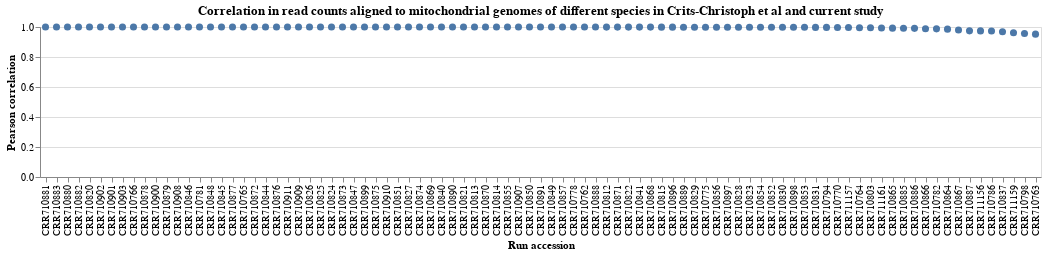

Notebook code cell kept with this figure:
### Markdown cell above
Plot the correlations by run:

### Code cell
aligned_reads_current_slider = alt.param(
    bind=alt.binding_range(
        name="minimum aligned reads in current study",
        min=0,
        max=1000,
    ),
    value=50,
)

aligned_reads_crits_christoph_slider = alt.param(
    bind=alt.binding_range(
        name="minimum aligned reads in Crits-Christoph et al",
        min=0,
        max=1000,
    ),
    value=50,
)

crits_christoph_vs_current_run_corr_chart = (
    alt.Chart(crits_christoph_vs_current_run_corr)
    .encode(
        x=alt.X(
            "Run accession",
            sort=alt.SortField("correlation", order="descending"),
        ),
        y=alt.Y("correlation", title="Pearson correlation"),
        tooltip=[
            alt.Tooltip(c, format=".4g")
            if crits_christoph_vs_current_run_corr[c].dtype == float
            else c
            for c in crits_christoph_vs_current_run_corr.columns.tolist()
        ],
    )
    .mark_circle(size=50, opacity=1)
    .properties(
        width=alt.Step(11),
        height=150,
        title=(
            "Correlation in read counts aligned to mitochondrial genomes of different "
            "species in Crits-Christoph et al and current study"
        )
    )
    .add_params(aligned_reads_current_slider, aligned_reads_crits_christoph_slider)
    .transform_filter(
        alt.datum["aligned_reads_current_study"] >= aligned_reads_current_slider
    )
    .transform_filter(
        alt.datum["aligned_reads_Crits_Christoph"] >= aligned_reads_crits_christoph_slider
    )
)

crits_christoph_vs_current_run_corr_chart

### Figure 1 — Vega-Lite specification as saved in the notebook (floating-point values rounded to 4 significant figures)
{"config": {"view": {"continuousWidth": 300, "continuousHeight": 300}}, "data": {"name": "data-71182559c1343452cd1048f0968b1e2c"}, "mark": {"type": "circle", "opacity": 1, "size": 50}, "encoding": {"tooltip": [{"field": "Run accession", "type": "nominal"}, {"field": "sample", "type": "nominal"}, {"field": "correlation", "format": ".4g", "type": "quantitative"}, {"field": "aligned_reads_Crits_Christoph", "type": "quantitative"}, {"field": "aligned_reads_current_study", "type": "quantitative"}], "x": {"field": "Run accession", "sort": {"field": "correlation", "order": "descending"}, "type": "nominal"}, "y": {"field": "correlation", "title": "Pearson correlation", "type": "quantitative"}}, "height": 150, "params": [{"name": "param_5", "bind": {"input": "range", "max": 1000, "min": 0, "name": "minimum aligned reads in current study"}, "value": 50}, {"name": "param_6", "bind": {"input": "range", "max": 1000, "min": 0, "name": "minimum aligned reads in Crits-Christoph et al"}, "value": 50}], "title": "Correlation in read counts aligned to mitochondrial genomes of different species in Crits-Christoph et al and current study", "transform": [{"filter": "(datum['aligned_reads_current_study'] >= param_5)"}, {"filter": "(datum['aligned_reads_Crits_Christoph'] >= param_6)"}], "width": {"step": 11}, "$schema": "https://vega.github.io/schema/vega-lite/v5.6.1.json", "datasets": {"data-71182559c1343452cd1048f0968b1e2c": [{"Run accession": "CRR710762", "sample": "Q61", "correlation": 0.9994, "aligned_reads_Crits_Christoph": 21889, "aligned_reads_current_study": 12315}, {"Run accession": "CRR710763", "sample": "Q64", "correlation": 0.9524, "aligned_reads_Crits_Christoph": 1291, "aligned_reads_current_study": 715}, {"Run accession": "CRR710764", "sample": "Q68", "correlation": 0.9954, "aligned_reads_Crits_Christoph": 1364, "aligned_reads_current_study": 782}, {"Run accession": "CRR710765", "sample": "Q69", "correlation": 0.9999, "aligned_reads_Crits_Christoph": 4627, "aligned_reads_current_study": 2814}, {"Run accession": "CRR710766", "sample": "Q70", "correlation": 1.0, "aligned_reads_Crits_Christoph": 6153, "aligned_reads_current_study": 2818}, {"Run accession": "CRR710770", "sample": "1-29-8", "correlation": 0.9965, "aligned_reads_Crits_Christoph": 67, "aligned_reads_current_study": 69}, {"Run accession": "CRR710772", "sample": "8-25-M1", "correlation": 0.9836, "aligned_reads_Crits_Christoph": 46, "aligned_reads_current_study": 47}, {"Run accession": "CRR710775", "sample": "WS-1-1", "correlation": 0.9988, "aligned_reads_Crits_Christoph": 313, "aligned_reads_current_study": 116}, {"Run accession": "CRR710778", "sample": "WS-2-1", "correlation": 0.9995, "aligned_reads_Crits_Christoph": 628, "aligned_reads_current_study": 254}, {"Run accession": "CRR710781", "sample": "WS-2-3", "correlation": 0.9999, "aligned_reads_Crits_Christoph": 3101, "aligned_reads_current_study": 1110}, {"Run accession": "CRR710782", "sample": "CSSQ-1-3", "correlation": 0.9876, "aligned_reads_Crits_Christoph": 73164, "aligned_reads_current_study": 52921}, {"Run accession": "CRR710786", "sample": "W-8-25-D1", "correlation": 0.9729, "aligned_reads_Crits_Christoph": 604, "aligned_reads_current_study": 278}, {"Run accession": "CRR710790", "sample": "W-8-25-L", "correlation": 0.9743, "aligned_reads_Crits_Christoph": 96, "aligned_reads_current_study": 48}, {"Run accession": "CRR710794", "sample": "EWS-2#-2", "correlation": 0.9974, "aligned_reads_Crits_Christoph": 129, "aligned_reads_current_study": 94}, {"Run accession": "CRR710798", "sample": "WWS-1#", "correlation": 0.9562, "aligned_reads_Crits_Christoph": 91, "aligned_reads_current_study": 63}, {"Run accession": "CRR710803", "sample": "WWS-1#-3", "correlation": 0.9944, "aligned_reads_Crits_Christoph": 148, "aligned_reads_current_study": 118}, {"Run accession": "CRR710804", "sample": "WWS-2#-3", "correlation": 0.7484, "aligned_reads_Crits_Christoph": 24, "aligned_reads_current_study": 23}, {"Run accession": "CRR710812", "sample": "A101", "correlation": 0.9994, "aligned_reads_Crits_Christoph": 1168, "aligned_reads_current_study": 1196}, {"Run accession": "CRR710813", "sample": "A101", "correlation": 0.9997, "aligned_reads_Crits_Christoph": 1187, "aligned_reads_current_study": 1207}, {"Run accession": "CRR710814", "sample": "A101", "correlation": 0.9996, "aligned_reads_Crits_Christoph": 1199, "aligned_reads_current_study": 1213}, {"Run accession": "CRR710815", "sample": "A101", "correlation": 0.9991, "aligned_reads_Crits_Christoph": 1149, "aligned_reads_current_study": 1201}, {"Run accession": "CRR710820", "sample": "A15", "correlation": 1.0, "aligned_reads_Crits_Christoph": 162, "aligned_reads_current_study": 159}, {"Run accession": "CRR710821", "sample": "A15", "correlation": 0.9997, "aligned_reads_Crits_Christoph": 96, "aligned_reads_current_study": 88}, {"Run accession": "CRR710822", "sample": "A15", "correlation": 0.9993, "aligned_reads_Crits_Christoph": 129, "aligned_reads_current_study": 120}, {"Run accession": "CRR710823", "sample": "A15", "correlation": 0.9985, "aligned_reads_Crits_Christoph": 123, "aligned_reads_current_study": 124}, {"Run accession": "CRR710824", "sample": "A18", "correlation": 0.9998, "aligned_reads_Crits_Christoph": 620, "aligned_reads_current_study": 639}, {"Run accession": "CRR710825", "sample": "A18", "correlation": 0.9998, "aligned_reads_Crits_Christoph": 743, "aligned_reads_current_study": 777}, {"Run accession": "CRR710826", "sample": "A18", "correlation": 0.9998, "aligned_reads_Crits_Christoph": 649, "aligned_reads_current_study": 673}, {"Run accession": "CRR710827", "sample": "A18", "correlation": 0.9998, "aligned_reads_Crits_Christoph": 594, "aligned_reads_current_study": 633}, {"Run accession": "CRR710828", "sample": "A2", "correlation": 0.9985, "aligned_reads_Crits_Christoph": 288, "aligned_reads_current_study": 319}, {"Run accession": "CRR710829", "sample": "A2", "correlation": 0.9988, "aligned_reads_Crits_Christoph": 321, "aligned_reads_current_study": 354}, {"Run accession": "CRR710830", "sample": "A2", "correlation": 0.9983, "aligned_reads_Crits_Christoph": 265, "aligned_reads_current_study": 313}, {"Run accession": "CRR710831", "sample": "A2", "correlation": 0.9975, "aligned_reads_Crits_Christoph": 247, "aligned_reads_current_study": 268}, {"Run accession": "CRR710836", "sample": "A33", "correlation": 0.9589, "aligned_reads_Crits_Christoph": 29, "aligned_reads_current_study": 49}, {"Run accession": "CRR710837", "sample": "A33", "correlation": 0.9684, "aligned_reads_Crits_Christoph": 53, "aligned_reads_current_study": 72}, {"Run accession": "CRR710838", "sample": "A33", "correlation": 0.9767, "aligned_reads_Crits_Christoph": 34, "aligned_reads_current_study": 55}, {"Run accession": "CRR710839", "sample": "A33", "correlation": 0.9107, "aligned_reads_Crits_Christoph": 30, "aligned_reads_current_study": 64}, {"Run accession": "CRR710840", "sample": "A55", "correlation": 0.9997, "aligned_reads_Crits_Christoph": 2376, "aligned_reads_current_study": 2505}, {"Run accession": "CRR710841", "sample": "A55", "correlation": 0.9992, "aligned_reads_Crits_Christoph": 2389, "aligned_reads_current_study": 2495}, {"Run accession": "CRR710844", "sample": "A61", "correlation": 0.9999, "aligned_reads_Crits_Christoph": 3486, "aligned_reads_current_study": 3505}, {"Run accession": "CRR710845", "sample": "A61", "correlation": 0.9999, "aligned_reads_Crits_Christoph": 3589, "aligned_reads_current_study": 3594}, {"Run accession": "CRR710846", "sample": "A61", "correlation": 0.9999, "aligned_reads_Crits_Christoph": 3524, "aligned_reads_current_study": 3541}, {"Run accession": "CRR710847", "sample": "A61", "correlation": 0.9998, "aligned_reads_Crits_Christoph": 3337, "aligned_reads_current_study": 3348}, {"Run accession": "CRR710848", "sample": "A63", "correlation": 0.9999, "aligned_reads_Crits_Christoph": 609, "aligned_reads_current_study": 629}, {"Run accession": "CRR710849", "sample": "A63", "correlation": 0.9995, "aligned_reads_Crits_Christoph": 541, "aligned_reads_current_study": 589}, {"Run accession": "CRR710850", "sample": "A63", "correlation": 0.9995, "aligned_reads_Crits_Christoph": 535, "aligned_reads_current_study": 601}, {"Run accession": "CRR710851", "sample": "A63", "correlation": 0.9998, "aligned_reads_Crits_Christoph": 598, "aligned_reads_current_study": 648}, {"Run accession": "CRR710852", "sample": "A87", "correlation": 0.9983, "aligned_reads_Crits_Christoph": 742, "aligned_reads_current_study": 768}, {"Run accession": "CRR710853", "sample": "A87", "correlation": 0.998, "aligned_reads_Crits_Christoph": 734, "aligned_reads_current_study": 772}, {"Run accession": "CRR710854", "sample": "A87", "correlation": 0.9984, "aligned_reads_Crits_Christoph": 787, "aligned_reads_current_study": 825}, {"Run accession": "CRR710855", "sample": "A87", "correlation": 0.9996, "aligned_reads_Crits_Christoph": 854, "aligned_reads_current_study": 870}, {"Run accession": "CRR710856", "sample": "A88", "correlation": 0.9988, "aligned_reads_Crits_Christoph": 55, "aligned_reads_current_study": 60}, {"Run accession": "CRR710857", "sample": "A88", "correlation": 0.9995, "aligned_reads_Crits_Christoph": 62, "aligned_reads_current_study": 64}, {"Run accession": "CRR710858", "sample": "A88", "correlation": 0.976, "aligned_reads_Crits_Christoph": 36, "aligned_reads_current_study": 47}, {"Run accession": "CRR710859", "sample": "A88", "correlation": 1.0, "aligned_reads_Crits_Christoph": 44, "aligned_reads_current_study": 45}, {"Run accession": "CRR710860", "sample": "A90", "correlation": 0.9353, "aligned_reads_Crits_Christoph": 17, "aligned_reads_current_study": 27}, {"Run accession": "CRR710861", "sample": "A90", "correlation": 0.9032, "aligned_reads_Crits_Christoph": 13, "aligned_reads_current_study": 20}, {"Run accession": "CRR710864", "sample": "A96", "correlation": 0.9857, "aligned_reads_Crits_Christoph": 52, "aligned_reads_current_study": 61}, {"Run accession": "CRR710865", "sample": "A96", "correlation": 0.9925, "aligned_reads_Crits_Christoph": 63, "aligned_reads_current_study": 72}, {"Run accession": "CRR710866", "sample": "A96", "correlation": 0.9883, "aligned_reads_Crits_Christoph": 50, "aligned_reads_current_study": 65}, {"Run accession": "CRR710867", "sample": "A96", "correlation": 0.9801, "aligned_reads_Crits_Christoph": 83, "aligned_reads_current_study": 98}, {"Run accession": "CRR710868", "sample": "B17", "correlation": 0.9992, "aligned_reads_Crits_Christoph": 770, "aligned_reads_current_study": 793}, {"Run accession": "CRR710869", "sample": "B17", "correlation": 0.9998, "aligned_reads_Crits_Christoph": 785, "aligned_reads_current_study": 819}, {"Run accession": "CRR710870", "sample": "B17", "correlation": 0.9997, "aligned_reads_Crits_Christoph": 773, "aligned_reads_current_study": 809}, {"Run accession": "CRR710871", "sample": "B17", "correlation": 0.9994, "aligned_reads_Crits_Christoph": 765, "aligned_reads_current_study": 805}, {"Run accession": "CRR710872", "sample": "B5", "correlation": 0.9999, "aligned_reads_Crits_Christoph": 4747, "aligned_reads_current_study": 4784}, {"Run accession": "CRR710873", "sample": "B5", "correlation": 0.9998, "aligned_reads_Crits_Christoph": 4628, "aligned_reads_current_study": 4670}, {"Run accession": "CRR710874", "sample": "B5", "correlation": 0.9998, "aligned_reads_Crits_Christoph": 4932, "aligned_reads_current_study": 4971}, {"Run accession": "CRR710875", "sample": "B5", "correlation": 0.9998, "aligned_reads_Crits_Christoph": 5101, "aligned_reads_current_study": 5145}, {"Run accession": "CRR710876", "sample": "D32", "correlation": 0.9999, "aligned_reads_Crits_Christoph": 2458, "aligned_reads_current_study": 2509}, {"Run accession": "CRR710877", "sample": "D32", "correlation": 0.9999, "aligned_reads_Crits_Christoph": 2367, "aligned_reads_current_study": 2416}, {"Run accession": "CRR710878", "sample": "D32", "correlation": 1.0, "aligned_reads_Crits_Christoph": 2278, "aligned_reads_current_study": 2307}, {"Run accession": "CRR710879", "sample": "D32", "correlation": 1.0, "aligned_reads_Crits_Christoph": 2216, "aligned_reads_current_study": 2244}, {"Run accession": "CRR710880", "sample": "E48", "correlation": 1.0, "aligned_reads_Crits_Christoph": 12752, "aligned_reads_current_study": 12872}, {"Run accession": "CRR710881", "sample": "E48", "correlation": 1.0, "aligned_reads_Crits_Christoph": 12437, "aligned_reads_current_study": 12594}, {"Run accession": "CRR710882", "sample": "E48", "correlation": 1.0, "aligned_reads_Crits_Christoph": 12569, "aligned_reads_current_study": 12752}, {"Run accession": "CRR710883", "sample": "E48", "correlation": 1.0, "aligned_reads_Crits_Christoph": 12473, "aligned_reads_current_study": 12674}, {"Run accession": "CRR710884", "sample": "E61", "correlation": 0.9791, "aligned_reads_Crits_Christoph": 37, "aligned_reads_current_study": 47}, {"Run accession": "CRR710885", "sample": "E61", "correlation": 0.9919, "aligned_reads_Crits_Christoph": 60, "aligned_reads_current_study": 71}, {"Run accession": "CRR710886", "sample": "E61", "correlation": 0.9909, "aligned_reads_Crits_Christoph": 77, "aligned_reads_current_study": 84}, {"Run accession": "CRR710887", "sample": "E61", "correlation": 0.9743, "aligned_reads_Crits_Christoph": 59, "aligned_reads_current_study": 67}, {"Run accession": "CRR710888", "sample": "E7", "correlation": 0.9994, "aligned_reads_Crits_Christoph": 1099, "aligned_reads_current_study": 1131}, {"Run accession": "CRR710889", "sample": "E7", "correlation": 0.9989, "aligned_reads_Crits_Christoph": 1125, "aligned_reads_current_study": 1193}, {"Run accession": "CRR710890", "sample": "E7", "correlation": 0.9997, "aligned_reads_Crits_Christoph": 1068, "aligned_reads_current_study": 1101}, {"Run accession": "CRR710891", "sample": "E7", "correlation": 0.9995, "aligned_reads_Crits_Christoph": 1028, "aligned_reads_current_study": 1067}, {"Run accession": "CRR710892", "sample": "F100", "correlation": 0.9651, "aligned_reads_Crits_Christoph": 38, "aligned_reads_current_study": 49}, {"Run accession": "CRR710893", "sample": "F100", "correlation": 0.9581, "aligned_reads_Crits_Christoph": 31, "aligned_reads_current_study": 42}, {"Run accession": "CRR710894", "sample": "F100", "correlation": 0.9836, "aligned_reads_Crits_Christoph": 30, "aligned_reads_current_study": 39}, {"Run accession": "CRR710895", "sample": "F100", "correlation": 0.9814, "aligned_reads_Crits_Christoph": 31, "aligned_reads_current_study": 40}, {"Run accession": "CRR710896", "sample": "F13", "correlation": 0.999, "aligned_reads_Crits_Christoph": 103, "aligned_reads_current_study": 103}, {"Run accession": "CRR710897", "sample": "F13", "correlation": 0.9986, "aligned_reads_Crits_Christoph": 67, "aligned_reads_current_study": 67}, {"Run accession": "CRR710898", "sample": "F13", "correlation": 0.9981, "aligned_reads_Crits_Christoph": 89, "aligned_reads_current_study": 94}, {"Run accession": "CRR710899", "sample": "F13", "correlation": 0.9998, "aligned_reads_Crits_Christoph": 105, "aligned_reads_current_study": 104}, {"Run accession": "CRR710900", "sample": "F46", "correlation": 1.0, "aligned_reads_Crits_Christoph": 1138, "aligned_reads_current_study": 1043}, {"Run accession": "CRR710901", "sample": "F46", "correlation": 1.0, "aligned_reads_Crits_Christoph": 1130, "aligned_reads_current_study": 1039}, {"Run accession": "CRR710902", "sample": "F46", "correlation": 1.0, "aligned_reads_Crits_Christoph": 1175, "aligned_reads_current_study": 1079}, {"Run accession": "CRR710903", "sample": "F46", "correlation": 1.0, "aligned_reads_Crits_Christoph": 1172, "aligned_reads_current_study": 1076}, {"Run accession": "CRR710905", "sample": "F54", "correlation": -0.004219, "aligned_reads_Crits_Christoph": 5, "aligned_reads_current_study": 237}, {"Run accession": "CRR710907", "sample": "F54", "correlation": 0.9996, "aligned_reads_Crits_Christoph": 144, "aligned_reads_current_study": 211}, {"Run accession": "CRR710908", "sample": "F98", "correlation": 0.9999, "aligned_reads_Crits_Christoph": 423, "aligned_reads_current_study": 439}, {"Run accession": "CRR710909", "sample": "F98", "correlation": 0.9998, "aligned_reads_Crits_Christoph": 393, "aligned_reads_current_study": 412}, {"Run accession": "CRR710910", "sample": "F98", "correlation": 0.9998, "aligned_reads_Crits_Christoph": 432, "aligned_reads_current_study": 442}, {"Run accession": "CRR710911", "sample": "F98", "correlation": 0.9999, "aligned_reads_Crits_Christoph": 343, "aligned_reads_current_study": 358}, {"Run accession": "CRR711156", "sample": "W-8-25-D2", "correlation": 0.974, "aligned_reads_Crits_Christoph": 6493, "aligned_reads_current_study": 2985}, {"Run accession": "CRR711157", "sample": "W-8-25-L2", "correlation": 0.9963, "aligned_reads_Crits_Christoph": 2979, "aligned_reads_current_study": 1222}, {"Run accession": "CRR711158", "sample": "EWS-3#-2", "correlation": 0.9925, "aligned_reads_Crits_Christoph": 69, "aligned_reads_current_study": 48}, {"Run accession": "CRR711159", "sample": "WWS-1#-2", "correlation": 0.9615, "aligned_reads_Crits_Christoph": 81, "aligned_reads_current_study": 70}, {"Run accession": "CRR711161", "sample": "wws-1#-0", "correlation": 0.9938, "aligned_reads_Crits_Christoph": 210, "aligned_reads_current_study": 164}]}}
